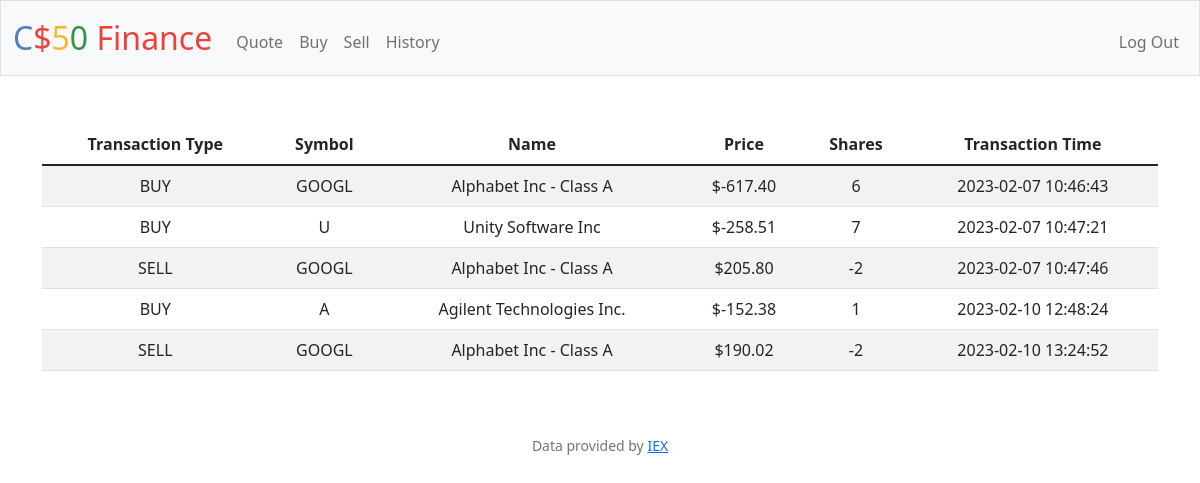
/history (signed in), run on an earlier commit of the app's database.
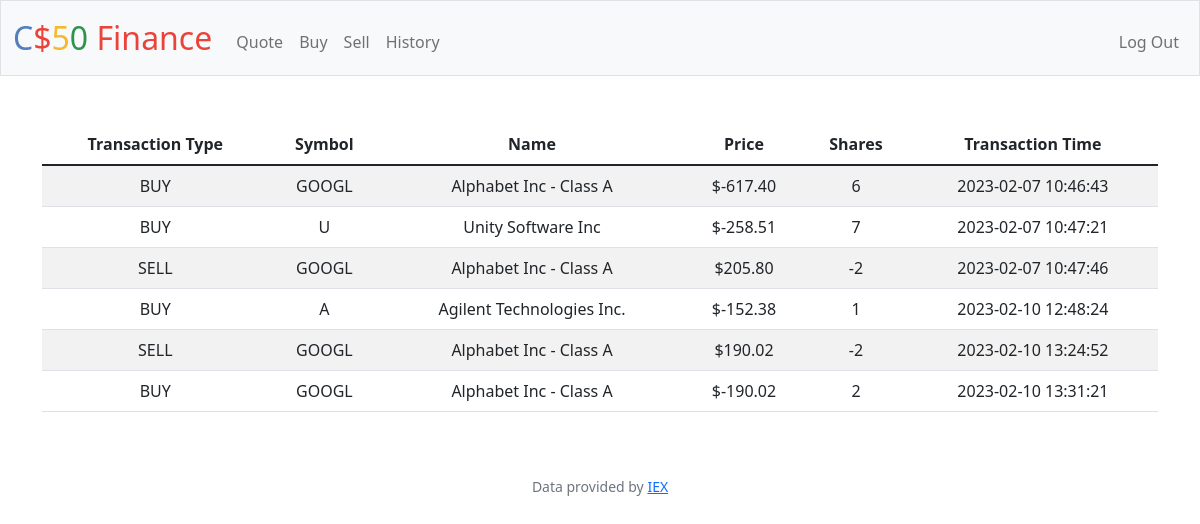
And on a later commit of the database.
### tables this page shows
CREATE TABLE trx(
id integer primary key autoincrement not null,
user_id integer not null,
symbol text not null,
shares integer not null,
price float not null,
trx_time DATETIME DEFAULT CURRENT_TIMESTAMP, name text after symbol, type text);

### app.py (the view)
@app.route("/history")
@login_required
def history():
    id = session["user_id"]
    history = db.execute("SELECT * FROM trx where user_id = ?", id)
    return render_template("history.html", history=history)

### app.py (called while the page is built)
@app.after_request
def after_request(response):
    response.headers["Cache-Control"] = "no-cache, no-store, must-revalidate"
    response.headers["Expires"] = 0
    response.headers["Pragma"] = "no-cache"
    return response

### helpers.py (called while the page is built)
def login_required(f):
    @wraps(f)
    def decorated_function(*args, **kwargs):
        if session.get("user_id") is None:
            return redirect("/login")
        return f(*args, **kwargs)
    return decorated_function

def usd(value):
    return f"${value:,.2f}"

### templates/history.html (shortened to what this page needs)
{% extends "layout.html" %}
{% block main %}
    <div class="container">
        <table class="table table-striped">
            <thead>
                <th>Transaction Type</th>
                <th>Symbol</th>
                <th>Name</th>
                <th>Price</th>
                <th>Shares</th>
                <th>Transaction Time</th>
            </thead>
            <tbody>
                {% for hist in history %}
                <tr>
                    <td>{{ hist["type"] }}</td>
                    <td>{{ hist["symbol"] }}</td>
                    <td>{{ hist["name"] }}</td>
                    <td>{{ hist["price"] | usd }}</td>
                    <td>{{ hist["shares"] }}</td>
                    <td>{{ hist["trx_time"] }}</td>
                </tr>
                {% endfor %}
            </tbody>
        </table>
    </div>
{% endblock %}

### templates/layout.html (shortened to what this page needs)
<!DOCTYPE html>
<html lang="en">
    <head>
        <link href="https://cdn.jsdelivr.net/npm/bootstrap@5.1.3/dist/css/bootstrap.min.css" rel="stylesheet">
        <link href="/static/styles.css" rel="stylesheet">
    </head>
    <body>
        <nav class="bg-light border navbar navbar-expand-md navbar-light">
            <div class="container-fluid">
                <a class="navbar-brand" href="/"><span class="blue">C</span><span class="red">$</span><span class="yellow">5</span><span class="green">0</span> <span class="red">Finance</span></a>
                <div class="collapse navbar-collapse" id="navbar">
                    {% if session["user_id"] %}
                        <ul class="navbar-nav me-auto mt-2">
                            <li class="nav-item"><a class="nav-link" href="/quote">Quote</a></li>
                            <li class="nav-item"><a class="nav-link" href="/buy">Buy</a></li>
                            <li class="nav-item"><a class="nav-link" href="/sell">Sell</a></li>
                            <li class="nav-item"><a class="nav-link" href="/history">History</a></li>
                        </ul>
                        <ul class="navbar-nav ms-auto mt-2">
                            <li class="nav-item"><a class="nav-link" href="/logout">Log Out</a></li>
                        </ul>
                    {% else %}
                        <ul class="navbar-nav ms-auto mt-2">
                            <li class="nav-item"><a class="nav-link" href="/register">Register</a></li>
                            <li class="nav-item"><a class="nav-link" href="/login">Log In</a></li>
                        </ul>
                    {% endif %}
                </div>
            </div>
        </nav>
        <main class="container-fluid py-5 text-center">
            {% block main %}{% endblock %}
        </main>
        <footer class="mb-5 small text-center text-muted">
            Data provided by <a href="https://iexcloud.io/">IEX</a>
        </footer>
    </body>
</html>

### static/styles.css (style rules this page uses)
nav .navbar-brand { font-size: xx-large; }
nav .navbar-brand .blue { color: #537fbe; }
nav .navbar-brand .red { color: #ea433b; }
nav .navbar-brand .yellow { color: #f5b82e; }
nav .navbar-brand .green { color: #2e944b; }

What changed in the data, as far as the page shows it:
added trx: type "BUY", symbol "GOOGL", name "Alphabet Inc - Class A", price "$-190.02", shares "2", trx_time "2023-02-10 13:31:21"
